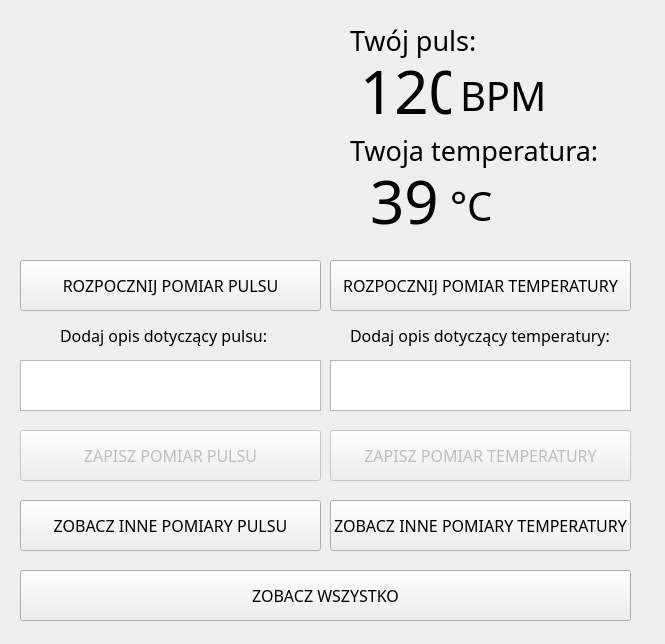
<?xml version="1.0" encoding="UTF-8"?>
<ui version="4.0">
 <class>Dialog</class>
 <widget class="QDialog" name="Dialog">
  <property name="geometry">
   <rect>
    <x>0</x>
    <y>0</y>
    <width>665</width>
    <height>644</height>
   </rect>
  </property>
  <property name="focusPolicy">
   <enum>Qt::TabFocus</enum>
  </property>
  <property name="windowTitle">
   <string>Dialog</string>
  </property>
  <widget class="QPushButton" name="b_seeothers">
   <property name="geometry">
    <rect>
     <x>20</x>
     <y>500</y>
     <width>301</width>
     <height>51</height>
    </rect>
   </property>
   <property name="font">
    <font>
     <family>Microsoft YaHei Light</family>
     <pointsize>12</pointsize>
    </font>
   </property>
   <property name="focusPolicy">
    <enum>Qt::NoFocus</enum>
   </property>
   <property name="text">
    <string>ZOBACZ INNE POMIARY PULSU</string>
   </property>
  </widget>
  <widget class="QLabel" name="label_2">
   <property name="geometry">
    <rect>
     <x>350</x>
     <y>10</y>
     <width>201</width>
     <height>61</height>
    </rect>
   </property>
   <property name="font">
    <font>
     <family>Microsoft YaHei Light</family>
     <pointsize>20</pointsize>
     <weight>50</weight>
     <bold>false</bold>
    </font>
   </property>
   <property name="text">
    <string>Twój puls:</string>
   </property>
  </widget>
  <widget class="QPushButton" name="b_save">
   <property name="enabled">
    <bool>false</bool>
   </property>
   <property name="geometry">
    <rect>
     <x>20</x>
     <y>430</y>
     <width>301</width>
     <height>51</height>
    </rect>
   </property>
   <property name="font">
    <font>
     <family>Microsoft YaHei Light</family>
     <pointsize>12</pointsize>
    </font>
   </property>
   <property name="focusPolicy">
    <enum>Qt::NoFocus</enum>
   </property>
   <property name="text">
    <string>ZAPISZ POMIAR PULSU</string>
   </property>
  </widget>
  <widget class="QLabel" name="l_puls">
   <property name="geometry">
    <rect>
     <x>360</x>
     <y>50</y>
     <width>91</width>
     <height>81</height>
    </rect>
   </property>
   <property name="font">
    <font>
     <family>Microsoft YaHei Light</family>
     <pointsize>45</pointsize>
    </font>
   </property>
   <property name="text">
    <string>120</string>
   </property>
  </widget>
  <widget class="QLabel" name="label_4">
   <property name="geometry">
    <rect>
     <x>460</x>
     <y>70</y>
     <width>91</width>
     <height>51</height>
    </rect>
   </property>
   <property name="font">
    <font>
     <family>Microsoft YaHei Light</family>
     <pointsize>30</pointsize>
     <weight>50</weight>
     <bold>false</bold>
    </font>
   </property>
   <property name="text">
    <string>BPM</string>
   </property>
  </widget>
  <widget class="QPushButton" name="b_start">
   <property name="geometry">
    <rect>
     <x>20</x>
     <y>260</y>
     <width>301</width>
     <height>51</height>
    </rect>
   </property>
   <property name="font">
    <font>
     <family>Microsoft YaHei Light</family>
     <pointsize>12</pointsize>
    </font>
   </property>
   <property name="focusPolicy">
    <enum>Qt::NoFocus</enum>
   </property>
   <property name="text">
    <string>ROZPOCZNIJ POMIAR PULSU</string>
   </property>
  </widget>
  <widget class="QLabel" name="widget">
   <property name="geometry">
    <rect>
     <x>50</x>
     <y>20</y>
     <width>165</width>
     <height>168</height>
    </rect>
   </property>
   <property name="font">
    <font>
     <family>Microsoft YaHei Light</family>
     <weight>50</weight>
     <bold>false</bold>
    </font>
   </property>
   <property name="text">
    <string/>
   </property>
  </widget>
  <widget class="QPushButton" name="b_save2">
   <property name="enabled">
    <bool>false</bool>
   </property>
   <property name="geometry">
    <rect>
     <x>330</x>
     <y>430</y>
     <width>301</width>
     <height>51</height>
    </rect>
   </property>
   <property name="font">
    <font>
     <family>Microsoft YaHei Light</family>
     <pointsize>12</pointsize>
    </font>
   </property>
   <property name="focusPolicy">
    <enum>Qt::NoFocus</enum>
   </property>
   <property name="text">
    <string>ZAPISZ POMIAR TEMPERATURY</string>
   </property>
  </widget>
  <widget class="QPushButton" name="b_seeothers2">
   <property name="geometry">
    <rect>
     <x>330</x>
     <y>500</y>
     <width>301</width>
     <height>51</height>
    </rect>
   </property>
   <property name="font">
    <font>
     <family>Microsoft YaHei Light</family>
     <pointsize>12</pointsize>
    </font>
   </property>
   <property name="focusPolicy">
    <enum>Qt::NoFocus</enum>
   </property>
   <property name="text">
    <string>ZOBACZ INNE POMIARY TEMPERATURY</string>
   </property>
  </widget>
  <widget class="QPushButton" name="b_start2">
   <property name="geometry">
    <rect>
     <x>330</x>
     <y>260</y>
     <width>301</width>
     <height>51</height>
    </rect>
   </property>
   <property name="font">
    <font>
     <family>Microsoft YaHei Light</family>
     <pointsize>12</pointsize>
    </font>
   </property>
   <property name="focusPolicy">
    <enum>Qt::NoFocus</enum>
   </property>
   <property name="text">
    <string>ROZPOCZNIJ POMIAR TEMPERATURY</string>
   </property>
  </widget>
  <widget class="QLabel" name="label_3">
   <property name="geometry">
    <rect>
     <x>350</x>
     <y>120</y>
     <width>251</width>
     <height>61</height>
    </rect>
   </property>
   <property name="font">
    <font>
     <family>Microsoft YaHei Light</family>
     <pointsize>20</pointsize>
     <weight>50</weight>
     <bold>false</bold>
    </font>
   </property>
   <property name="text">
    <string>Twoja temperatura:</string>
   </property>
  </widget>
  <widget class="QLabel" name="label_5">
   <property name="geometry">
    <rect>
     <x>450</x>
     <y>180</y>
     <width>51</width>
     <height>51</height>
    </rect>
   </property>
   <property name="font">
    <font>
     <family>Microsoft YaHei Light</family>
     <pointsize>30</pointsize>
     <weight>50</weight>
     <bold>false</bold>
    </font>
   </property>
   <property name="text">
    <string>°C</string>
   </property>
  </widget>
  <widget class="QLabel" name="l_puls_2">
   <property name="geometry">
    <rect>
     <x>370</x>
     <y>160</y>
     <width>71</width>
     <height>81</height>
    </rect>
   </property>
   <property name="font">
    <font>
     <family>Microsoft YaHei Light</family>
     <pointsize>45</pointsize>
    </font>
   </property>
   <property name="text">
    <string>39</string>
   </property>
  </widget>
  <widget class="QPushButton" name="b_all">
   <property name="geometry">
    <rect>
     <x>20</x>
     <y>570</y>
     <width>611</width>
     <height>51</height>
    </rect>
   </property>
   <property name="font">
    <font>
     <family>Microsoft YaHei Light</family>
     <pointsize>12</pointsize>
    </font>
   </property>
   <property name="focusPolicy">
    <enum>Qt::NoFocus</enum>
   </property>
   <property name="text">
    <string>ZOBACZ WSZYSTKO</string>
   </property>
  </widget>
  <widget class="QTextEdit" name="opis2">
   <property name="geometry">
    <rect>
     <x>330</x>
     <y>360</y>
     <width>301</width>
     <height>51</height>
    </rect>
   </property>
  </widget>
  <widget class="QTextEdit" name="opis1">
   <property name="geometry">
    <rect>
     <x>20</x>
     <y>360</y>
     <width>301</width>
     <height>51</height>
    </rect>
   </property>
  </widget>
  <widget class="QLabel" name="label">
   <property name="geometry">
    <rect>
     <x>60</x>
     <y>320</y>
     <width>231</width>
     <height>31</height>
    </rect>
   </property>
   <property name="font">
    <font>
     <family>Microsoft YaHei Light</family>
     <pointsize>12</pointsize>
    </font>
   </property>
   <property name="text">
    <string>Dodaj opis dotyczący pulsu:</string>
   </property>
  </widget>
  <widget class="QLabel" name="label_6">
   <property name="geometry">
    <rect>
     <x>350</x>
     <y>320</y>
     <width>281</width>
     <height>31</height>
    </rect>
   </property>
   <property name="font">
    <font>
     <family>Microsoft YaHei Light</family>
     <pointsize>12</pointsize>
    </font>
   </property>
   <property name="text">
    <string>Dodaj opis dotyczący temperatury:</string>
   </property>
  </widget>
 </widget>
 <resources/>
 <connections/>
</ui>
